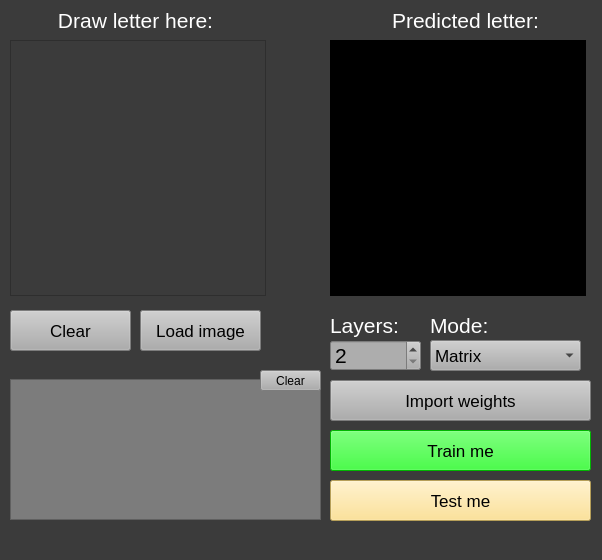
<?xml version="1.0" encoding="UTF-8"?>
<ui version="4.0">
 <class>MainWindow</class>
 <widget class="QMainWindow" name="MainWindow">
  <property name="geometry">
   <rect>
    <x>0</x>
    <y>0</y>
    <width>602</width>
    <height>560</height>
   </rect>
  </property>
  <property name="sizePolicy">
   <sizepolicy hsizetype="Preferred" vsizetype="Preferred">
    <horstretch>0</horstretch>
    <verstretch>0</verstretch>
   </sizepolicy>
  </property>
  <property name="minimumSize">
   <size>
    <width>602</width>
    <height>560</height>
   </size>
  </property>
  <property name="maximumSize">
   <size>
    <width>602</width>
    <height>560</height>
   </size>
  </property>
  <property name="windowTitle">
   <string>Multilayer Perceptron</string>
  </property>
  <property name="styleSheet">
   <string notr="true">background-color: rgb(59, 59, 59);</string>
  </property>
  <widget class="QWidget" name="centralwidget">
   <widget class="QLabel" name="label">
    <property name="geometry">
     <rect>
      <x>10</x>
      <y>10</y>
      <width>251</width>
      <height>21</height>
     </rect>
    </property>
    <property name="font">
     <font>
      <pointsize>16</pointsize>
     </font>
    </property>
    <property name="styleSheet">
     <string notr="true">color: rgb(255, 255, 255);</string>
    </property>
    <property name="text">
     <string>Draw letter here:</string>
    </property>
    <property name="alignment">
     <set>Qt::AlignCenter</set>
    </property>
   </widget>
   <widget class="QPushButton" name="load_image_btn">
    <property name="geometry">
     <rect>
      <x>140</x>
      <y>310</y>
      <width>121</width>
      <height>41</height>
     </rect>
    </property>
    <property name="font">
     <font>
      <pointsize>13</pointsize>
     </font>
    </property>
    <property name="styleSheet">
     <string notr="true">background-color: rgb(173, 173, 173);
color: rgb(0, 0, 0);</string>
    </property>
    <property name="text">
     <string>Load image</string>
    </property>
   </widget>
   <widget class="QLabel" name="predicted_letter">
    <property name="geometry">
     <rect>
      <x>330</x>
      <y>40</y>
      <width>256</width>
      <height>256</height>
     </rect>
    </property>
    <property name="font">
     <font>
      <family>Segoe UI</family>
      <pointsize>150</pointsize>
      <bold>false</bold>
      <strikeout>false</strikeout>
      <stylestrategy>PreferDefault</stylestrategy>
     </font>
    </property>
    <property name="styleSheet">
     <string notr="true">background-color: rgb(0, 0, 0);
color: rgb(133, 255, 114);</string>
    </property>
    <property name="text">
     <string/>
    </property>
    <property name="alignment">
     <set>Qt::AlignCenter</set>
    </property>
   </widget>
   <widget class="QLabel" name="label_3">
    <property name="geometry">
     <rect>
      <x>340</x>
      <y>10</y>
      <width>251</width>
      <height>21</height>
     </rect>
    </property>
    <property name="font">
     <font>
      <pointsize>16</pointsize>
     </font>
    </property>
    <property name="styleSheet">
     <string notr="true">color: rgb(255, 255, 255);</string>
    </property>
    <property name="text">
     <string>Predicted letter:</string>
    </property>
    <property name="alignment">
     <set>Qt::AlignCenter</set>
    </property>
   </widget>
   <widget class="QPushButton" name="clear_btn">
    <property name="geometry">
     <rect>
      <x>10</x>
      <y>310</y>
      <width>121</width>
      <height>41</height>
     </rect>
    </property>
    <property name="font">
     <font>
      <pointsize>13</pointsize>
     </font>
    </property>
    <property name="styleSheet">
     <string notr="true">background-color: rgb(173, 173, 173);
color: rgb(0, 0, 0);</string>
    </property>
    <property name="text">
     <string>Clear</string>
    </property>
   </widget>
   <widget class="QGraphicsView" name="graphicsView">
    <property name="geometry">
     <rect>
      <x>10</x>
      <y>40</y>
      <width>256</width>
      <height>256</height>
     </rect>
    </property>
    <property name="verticalScrollBarPolicy">
     <enum>Qt::ScrollBarAlwaysOff</enum>
    </property>
    <property name="horizontalScrollBarPolicy">
     <enum>Qt::ScrollBarAlwaysOff</enum>
    </property>
    <property name="sceneRect">
     <rectf>
      <x>0.000000000000000</x>
      <y>0.000000000000000</y>
      <width>256.000000000000000</width>
      <height>256.000000000000000</height>
     </rectf>
    </property>
    <property name="alignment">
     <set>Qt::AlignCenter</set>
    </property>
    <property name="transformationAnchor">
     <enum>QGraphicsView::AnchorViewCenter</enum>
    </property>
    <property name="resizeAnchor">
     <enum>QGraphicsView::AnchorViewCenter</enum>
    </property>
   </widget>
   <widget class="QPushButton" name="import_weights_btn">
    <property name="geometry">
     <rect>
      <x>330</x>
      <y>380</y>
      <width>261</width>
      <height>41</height>
     </rect>
    </property>
    <property name="font">
     <font>
      <pointsize>13</pointsize>
     </font>
    </property>
    <property name="styleSheet">
     <string notr="true">color: rgb(0, 0, 0);
background-color: rgb(173, 173, 173);</string>
    </property>
    <property name="text">
     <string>Import weights</string>
    </property>
   </widget>
   <widget class="QSpinBox" name="layers_spin_box">
    <property name="geometry">
     <rect>
      <x>330</x>
      <y>340</y>
      <width>91</width>
      <height>31</height>
     </rect>
    </property>
    <property name="font">
     <font>
      <pointsize>16</pointsize>
     </font>
    </property>
    <property name="styleSheet">
     <string notr="true">color: rgb(0, 0, 0);
background-color: rgb(173, 173, 173);</string>
    </property>
    <property name="minimum">
     <number>2</number>
    </property>
    <property name="maximum">
     <number>5</number>
    </property>
   </widget>
   <widget class="QLabel" name="label_6">
    <property name="geometry">
     <rect>
      <x>330</x>
      <y>310</y>
      <width>81</width>
      <height>31</height>
     </rect>
    </property>
    <property name="font">
     <font>
      <pointsize>16</pointsize>
     </font>
    </property>
    <property name="styleSheet">
     <string notr="true">color: rgb(255, 255, 255);</string>
    </property>
    <property name="text">
     <string>Layers:</string>
    </property>
   </widget>
   <widget class="QTextEdit" name="console_text">
    <property name="geometry">
     <rect>
      <x>10</x>
      <y>379</y>
      <width>311</width>
      <height>141</height>
     </rect>
    </property>
    <property name="font">
     <font>
      <pointsize>9</pointsize>
      <bold>true</bold>
     </font>
    </property>
    <property name="autoFillBackground">
     <bool>false</bool>
    </property>
    <property name="styleSheet">
     <string notr="true">background-color: rgb(124, 124, 124);
color: rgb(85, 255, 0);</string>
    </property>
    <property name="html">
     <string>&lt;!DOCTYPE HTML PUBLIC &quot;-//W3C//DTD HTML 4.0//EN&quot; &quot;http://www.w3.org/TR/REC-html40/strict.dtd&quot;&gt;
&lt;html&gt;&lt;head&gt;&lt;meta name=&quot;qrichtext&quot; content=&quot;1&quot; /&gt;&lt;meta charset=&quot;utf-8&quot; /&gt;&lt;style type=&quot;text/css&quot;&gt;
p, li { white-space: pre-wrap; }
hr { height: 1px; border-width: 0; }
li.unchecked::marker { content: &quot;\2610&quot;; }
li.checked::marker { content: &quot;\2612&quot;; }
&lt;/style&gt;&lt;/head&gt;&lt;body style=&quot; font-family:'Segoe UI'; font-size:9pt; font-weight:700; font-style:normal;&quot;&gt;
&lt;p style=&quot;-qt-paragraph-type:empty; margin-top:0px; margin-bottom:0px; margin-left:0px; margin-right:0px; -qt-block-indent:0; text-indent:0px; font-weight:400;&quot;&gt;&lt;br /&gt;&lt;/p&gt;&lt;/body&gt;&lt;/html&gt;</string>
    </property>
    <property name="textInteractionFlags">
     <set>Qt::TextSelectableByKeyboard|Qt::TextSelectableByMouse</set>
    </property>
   </widget>
   <widget class="QLabel" name="label_7">
    <property name="geometry">
     <rect>
      <x>430</x>
      <y>310</y>
      <width>81</width>
      <height>31</height>
     </rect>
    </property>
    <property name="font">
     <font>
      <pointsize>16</pointsize>
     </font>
    </property>
    <property name="styleSheet">
     <string notr="true">color: rgb(255, 255, 255);</string>
    </property>
    <property name="text">
     <string>Mode:</string>
    </property>
   </widget>
   <widget class="QComboBox" name="mode_combo_box">
    <property name="geometry">
     <rect>
      <x>430</x>
      <y>340</y>
      <width>151</width>
      <height>31</height>
     </rect>
    </property>
    <property name="font">
     <font>
      <pointsize>13</pointsize>
     </font>
    </property>
    <property name="styleSheet">
     <string notr="true">color: rgb(0, 0, 0);
background-color: rgb(173, 173, 173);</string>
    </property>
    <item>
     <property name="text">
      <string>Matrix</string>
     </property>
    </item>
    <item>
     <property name="text">
      <string>Graph</string>
     </property>
    </item>
   </widget>
   <widget class="QPushButton" name="train_btn">
    <property name="geometry">
     <rect>
      <x>330</x>
      <y>430</y>
      <width>261</width>
      <height>41</height>
     </rect>
    </property>
    <property name="font">
     <font>
      <pointsize>13</pointsize>
     </font>
    </property>
    <property name="autoFillBackground">
     <bool>false</bool>
    </property>
    <property name="styleSheet">
     <string notr="true">color: rgb(0, 0, 0);
background-color: rgb(0, 255, 0);</string>
    </property>
    <property name="text">
     <string>Train me</string>
    </property>
   </widget>
   <widget class="QPushButton" name="test_btn">
    <property name="geometry">
     <rect>
      <x>330</x>
      <y>480</y>
      <width>261</width>
      <height>41</height>
     </rect>
    </property>
    <property name="font">
     <font>
      <pointsize>13</pointsize>
     </font>
    </property>
    <property name="styleSheet">
     <string notr="true">color: rgb(0, 0, 0);
background-color: rgb(255, 222, 124);</string>
    </property>
    <property name="text">
     <string>Test me</string>
    </property>
   </widget>
   <widget class="QPushButton" name="clear_console_btn">
    <property name="geometry">
     <rect>
      <x>260</x>
      <y>370</y>
      <width>61</width>
      <height>21</height>
     </rect>
    </property>
    <property name="font">
     <font>
      <pointsize>9</pointsize>
     </font>
    </property>
    <property name="styleSheet">
     <string notr="true">background-color: rgb(173, 173, 173);
color: rgb(0, 0, 0);</string>
    </property>
    <property name="text">
     <string>Clear</string>
    </property>
   </widget>
  </widget>
  <widget class="QMenuBar" name="menubar">
   <property name="geometry">
    <rect>
     <x>0</x>
     <y>0</y>
     <width>602</width>
     <height>21</height>
    </rect>
   </property>
  </widget>
  <widget class="QStatusBar" name="statusbar"/>
 </widget>
 <resources/>
 <connections/>
</ui>
